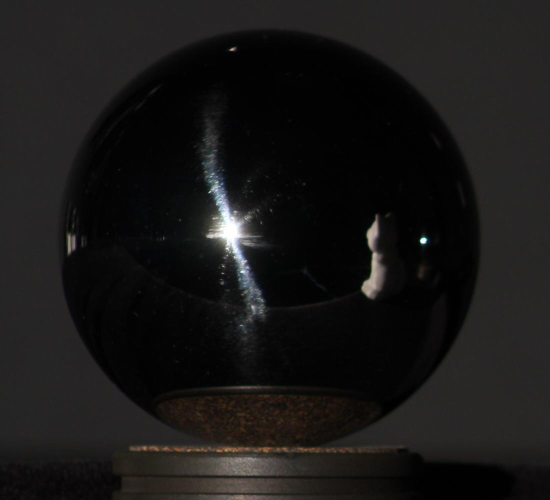
%> input picture PSBox-v0.3.1/data/LightProbe-1/Image_01.JPG, 1100 x 1000 px (shown at 1/2 size)
$ octave --eval "result = ColorBalanceRedLED(imread('../PSBox-v0.3.1/data/LightProbe-1/Image_01.JPG'));"   (GNU Octave 9; MATLAB toolbox functions it lacks are replaced by stand-ins)
%> lines starting %> are read from the running program, lines starting %| are printed output that depends on the picture
function ImWB=ColorBalanceRedLED(Im)
% this function gets an 8 bit RGB image and turns it into a white balance
%created by Amir Kolaman, edited by Yuval Braun

 Im=double(Im);

Factors(3)=1.76;
Factors(2)=1.26;
Factors(1)=1;

Brightness=1;


ImWB(:,:,3)=Im(:,:,3)*Factors(3);
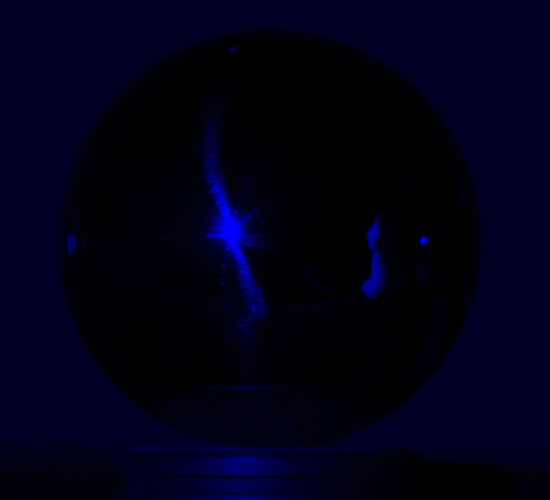
%> ImWB: size 1000x1100x3 double (shown at 1/2 size); mean R, G, B 0, 0, 40.4; drawn with min black and max white
ImWB(:,:,2)=Im(:,:,2)*Factors(2);
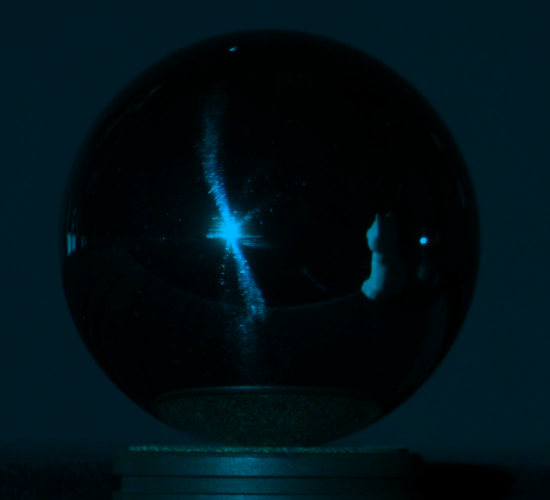
%> ImWB: size 1000x1100x3 double (shown at 1/2 size); mean R, G, B 0, 29.7, 40.4; drawn with min black and max white
ImWB(:,:,1)=Im(:,:,1)*Factors(1);
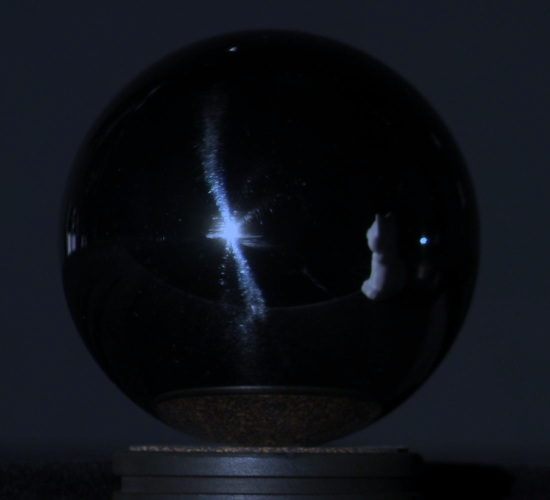
%> ImWB: size 1000x1100x3 double (shown at 1/2 size); mean R, G, B 24.6, 29.7, 40.4; drawn with min black and max white
ImGrey=ImWB(:,:,1)/3+ImWB(:,:,2)/3+ImWB(:,:,3)/3;
Iblur=imresize(ImGrey,0.1,'nearest');
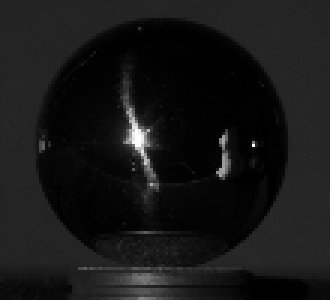
%> Iblur: size 100x110 double (shown 3 times larger); min 0, max 341.7, mean 31.6; drawn with min black and max white
% PSF = fspecial('gaussian',25,25);
% Iblur = imfilter(ImGrey,PSF,'symmetric','conv');
[counts,binLocations]=imhist(Iblur);
%> counts = 256 values, max 10987 at index 256, min 0 at index 2, mean 42.97; binLocations = 256 values from 0 to 1
TenPerCent=0.05*size(Iblur,2)*size(Iblur,1);
%> TenPerCent = 550
Accumulator=0;
ii=floor(max(double(counts>0).*(256*binLocations)));
%> ii = 256
if ii==0
    ii=1;
end
while Accumulator< TenPerCent
Accumulator=Accumulator+counts(ii);
    ii=ii-1;
 if ii==0
     Accumulator=TenPerCent;
    ii=1;
end
end
%> this loop made 1 pass
ImMaxDiff=0.98/binLocations(ii);
%> ImMaxDiff = 0.984
if ImMaxDiff>10
%     display(num2str(ImMaxDiff));
    ImMaxDiff=10;
end
ImWB=Brightness.*ImWB*ImMaxDiff;

$ run again, on PSBox-v0.3.1/data/LightProbe-1/Image_03.JPG
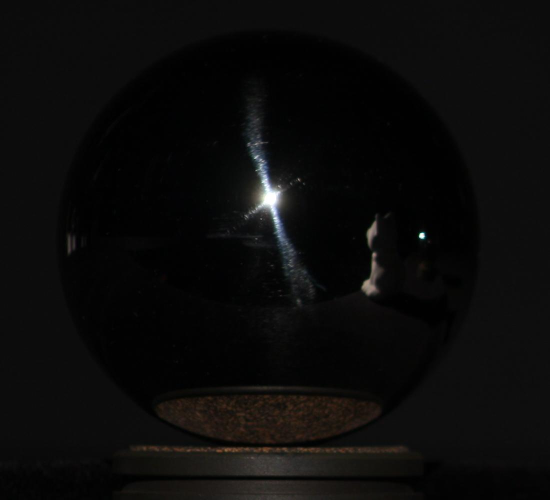
%> input picture PSBox-v0.3.1/data/LightProbe-1/Image_03.JPG, 1100 x 1000 px (shown at 1/2 size)
%> in ColorBalanceRedLED, `ImWB(:,:,1)=Im(:,:,1)*Factors(1);`:
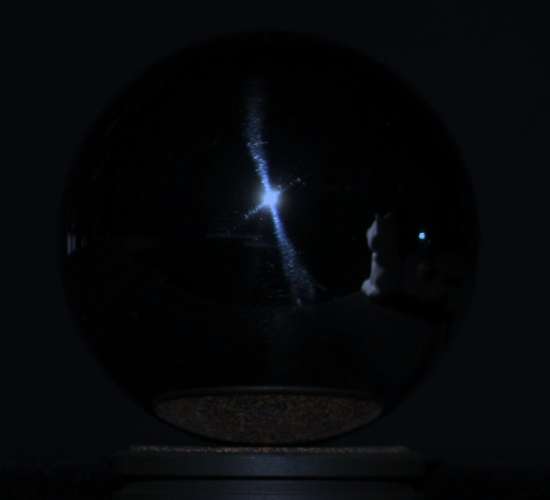
%> ImWB: size 1000x1100x3 double (shown at 1/2 size); mean R, G, B 11.3, 13.8, 18.5; drawn with min black and max white
%> in ColorBalanceRedLED, `Iblur=imresize(ImGrey,0.1,'nearest');`:
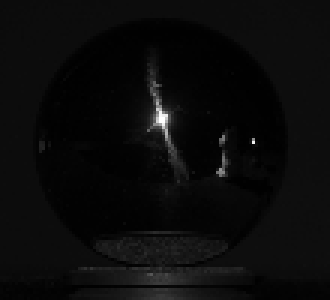
%> Iblur: size 100x110 double (shown 3 times larger); min 0, max 341.3, mean 14.5; drawn with min black and max white
%> counts = 256 values, max 10987 at index 256, min 0 at index 2, mean 42.97; binLocations = 256 values from 0 to 1
%> in ColorBalanceRedLED, `ii=floor(max(double(counts>0).*(256*binLocations)));`: ii = 256
%> the loop in ColorBalanceRedLED, `while Accumulator< TenPerCent` made 1 pass
%> ImMaxDiff = 0.984
